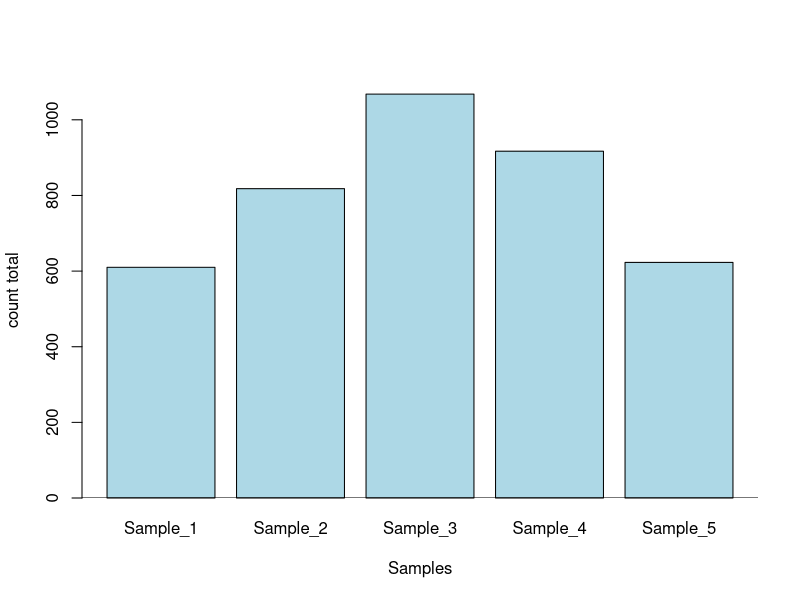

R code for this plot:
## ---- chunk 1
##setting the final output format
knitr::opts_chunk$set(
  echo = TRUE,
  message = FALSE,
  warning = FALSE,
  fig.width = 8,
  fig.height = 5
)
## ---- chunk 2
##creating the dataset as a matrix and assigning it to an object called data.

data <- matrix(c(100, 180, 50, 80, 60, 140, 230, 110, 110, 170, 62, 136, 320, 65, 195,
                 280, 65, 143, 270, 85, 140, 220, 63, 139, 110, 190, 55, 75, 58, 135),
               ncol = 5, 
               nrow = 6,
               dimnames = list(c("STAT1", "IFIT3", "ISG15", "GBP5", "ALAS2", "RPL13A"),
                              paste0("Sample", "_", 1:5)))


##creating a metadata for the dataset
metadata <- data.frame(Sample = paste0("Sample", "_", 1:5),
                       Health_status = c("Healthy", "TB", "TB", "TB", "Healthy"))

## ---- chunk 3
##inspecting the dimensions, column and row names, type and class of data and structure of data
dim(data); dim(metadata)
nrow(data); nrow(metadata)
ncol(data); ncol(metadata)
colnames(data); colnames(metadata)
rownames(data); rownames(metadata)
typeof(data); typeof(metadata)
class(data); class(metadata)
str(data); str(metadata)
## ---- chunk 4

##computing per-gene mean
gene_mean <- apply(data, 1, mean)    # 1 applies function to all rows of the data

##computing per-gene sd
gene_sd <- apply(data, 1, sd)

##sorting the per-gene mean in decreasing order by the per-gene variance
variable_gene <- sort_by(gene_mean, gene_sd, decreasing = TRUE)

##determining the top 2 most variable gene
names(variable_gene[1:2])
## ---- chunk 5
##computing per-sample sum
sample_sum <- colSums(data)

##determining the sample with the highest sample size
sample_sum[which.max(sample_sum)]
## ---- chunk 6

##computing health condition as factor
factor <- as.factor(metadata$Health_status)

##using tapply to compute the mean expression count of each gene by factor
STAT1 <- tapply(data["STAT1", ], factor, mean)
IFIT3 <- tapply(data["IFIT3", ], factor, mean)
ISG15 <- tapply(data["ISG15", ], factor, mean)
GBP5 <- tapply(data[ "GBP5", ], factor, mean)
ALAS2 <- tapply(data["ALAS2", ], factor, mean)
RPL13A <- tapply(data["RPL13A", ], factor, mean)

##combining all values for each gene to a table
gene_by_con <- rbind(STAT1, IFIT3, ISG15, GBP5, ALAS2, RPL13A)

##rounding up the mean to one decimal place
gene_by_con <- round(gene_by_con, 1)

gene_by_con

## ---- chunk 7
##listing up-regulated genes in TB
up_gene <- rownames(gene_by_con)[ gene_by_con[, "TB"] > 
                                    gene_by_con[, "Healthy"] ]

up_gene
## ---- chunk 8

##dividing the TB mean by Healthy mean 
fold_change <- gene_by_con[, "TB"] / gene_by_con[, "Healthy"]


##top-regulated genes
top_fold_change <- names(fold_change[fold_change < 1 | fold_change > 1.1])

top_fold_change

## ---- chunk 9
##recall that total count was stored in an object called sample_sum
sample_sum

##computing the median of overall total median per sample
sample_median <- median(sample_sum)

##Identifying sample that is high load and adding it to a new column in metadata
metadata$TB_Load <- ifelse(sample_sum > sample_median, "Highload", "Normal")

##extracting samples that are highload
metadata$Sample[which(metadata$TB_Load == "Highload")]

## ---- chunk 10
##recall that computed mean per gene was stored in a object called gene_mean
gene_mean

##Creating a row-standardized version of counts
data_standardized <- sweep(data, 1, gene_mean, "-")

data_standardized
## ---- chunk 11
##creating a list called rna_seq
rna_seq <- list(count = data,
                sample = metadata)


##extracting only TB samples from metadata
TB_samples <- rna_seq$sample$Sample[rna_seq$sample$Health_status == "TB" ]

##extracting the expression counts of only TB samples for gene 3
gene3_TB_counts <- rna_seq$count[3, TB_samples]

##computing the mean for the expression counts
gene3_TB_mean <- round(mean(gene3_TB_counts), 1)

gene3_TB_mean

## ---- chunk 12
##checking which gene has the highest value in count
max_gene <- rownames(which(data == max(data), arr.ind = TRUE))

max_gene

## ---- chunk 13
##extracting healthy from metadata (recall TB samples have been extracted previously)

Healthy_samples <- rna_seq$sample$Sample[rna_seq$sample$Health_status == "Healthy" ]

##finding the sum of all expression counts for both group

All_TB_counts <- sum(rna_seq$count[, TB_samples])

All_healthy_counts <- sum(rna_seq$count[, Healthy_samples])

All_healthy_counts ; All_TB_counts

## ---- chunk 14
##filtering out counts less than 5 and storing in an object low_count
low_count <- data[data < 5]

## creating a filtered dataset where all reads < 5 are changed to 0
data_filtered <- data
data_filtered[low_count] <- 0

##checking how many entries changed
which(data_filtered == 0)

## ---- chunk 15
##computing per-gene mean for using filtered data
new_gene_mean <- apply(data_filtered, 1, mean)


##checking if the new gene mean is the same as the previous mean
gene_mean == new_gene_mean

## ---- chunk 16
##recall health condition as factor was stored in an object called factor
factor

##reordering samples in metadata by condition
order <- metadata$Sample[order(factor)]

##reordering data by new order
new_data <- data[, order]

new_data
## ---- chunk 17
##computing range of counts for each gene
range <- apply(data, 1, function(x) {
  max(x) - min(x)
})


##checking which gene is the most dynamic
max(range) ; names(which.max(range))
## ---- chunk 18
##saving barplot as pdf
pdf("barplot_counts.pdf",
    width = 7,
    height =5)

##recall that total counts has been stored as sample_sum
barplot(sample_sum, 
        ylab = "count total", 
        xlab = "Samples",
        col = "lightblue",
        ylim = c(0, 1100))
abline(h = 0, col = "black")
dev.off()

## ---- chunk 19
##renaming gene 2 to Gene2A
rownames(data_filtered)[2] <- "Gene2A"
## ---- chunk 20
##Identifying which gene has the lowest mean
which.min(gene_mean)


##removing the counts for the gene with the lowest mean
data_filtered <- data_filtered[-5, ]
 

data_filtered
